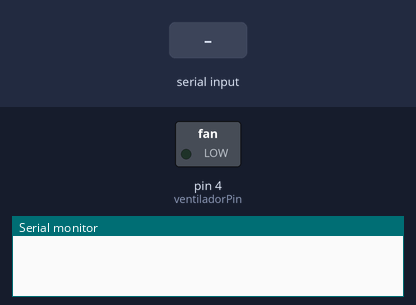
Recording of a sketch running on a simulated Arduino Uno, built with avr-gcc and run on an emulated ATmega328P. On the bench: switched loads named in the sketch (green lamp = pin HIGH), the last lines printed to the serial monitor. The inputs (shaded band) are chosen by the test bench.

Above: at 1.2 s.
1.3 s: "1" received over the second serial link
At 3.2 s:
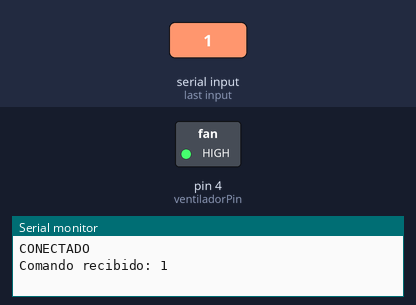
3.8 s: "0" received over the second serial link
At 5.1 s:
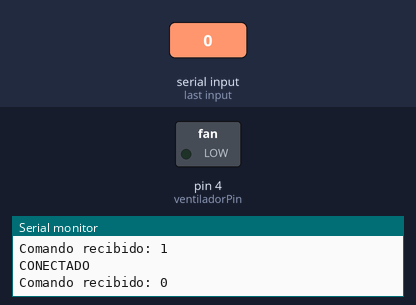
Timing chart, 0 to 6.8 s (numbered marks = the images above; inputs shaded):
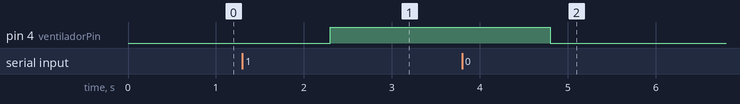

The sketch:

VENTILADOR.ino
```cpp
#include <SoftwareSerial.h>

// Define los pines de control para la velocidad del ventilador
const int ventiladorPin = 4;

// Inicializa el objeto de comunicación serial para Bluetooth
SoftwareSerial bluetoothSerial(10, 11); // RX, TX

void setup() {
  // Inicializa la comunicación serial para la depuración
  Serial.begin(9600);
  // Inicializa la comunicación serial para Bluetooth
  bluetoothSerial.begin(9600);

  // Configura los pines de control para la velocidad como salidas
  pinMode(ventiladorPin, OUTPUT);
}

void loop() {
  // Espera comandos desde el dispositivo emparejado a través de Bluetooth
  if (bluetoothSerial.available() > 0) {
     Serial.println("CONECTADO");
    // Lee el comando enviado desde el dispositivo Bluetooth
    String comando = bluetoothSerial.readString();
    // Imprime el comando recibido para depuración
    Serial.println("Comando recibido: " + comando);

    // Procesa los comandos recibidos
    if (comando == "1") {
      encenderVentilador();
    } else if (comando == "0") {
      apagarVentilador();
    }
  }
}

void encenderVentilador() {
  // Enciende el pin correspondiente a la velocidad baja del ventilador
  digitalWrite(ventiladorPin, HIGH);
}

void apagarVentilador() {
  // Apaga todos los pines de control del ventilador
  digitalWrite(ventiladorPin, LOW);
}
```

Measured:
- after the input at 1.3 s, pin 4 (ventiladorPin): LOW → HIGH after 1.0 s
- after the input at 3.8 s, pin 4 (ventiladorPin): HIGH → LOW after 1.0 s
